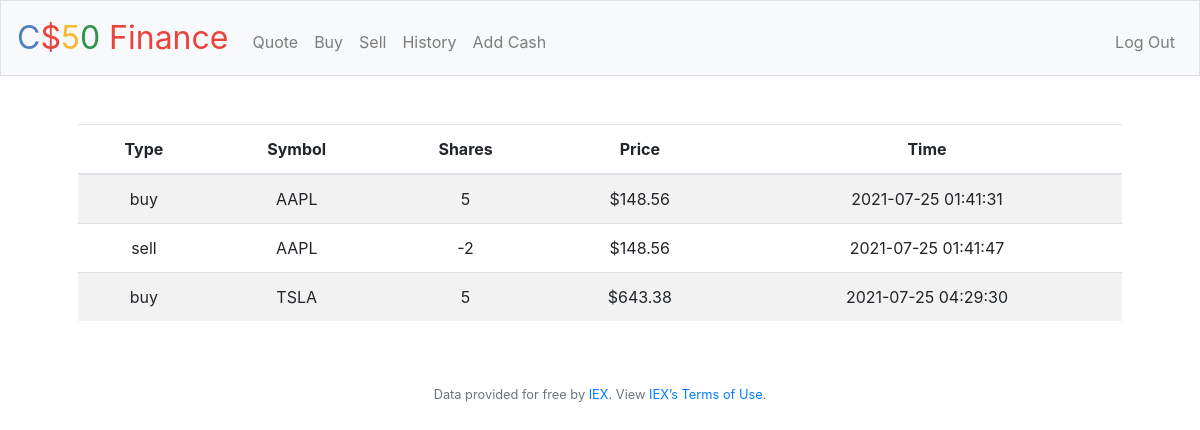
Screenshot of /history (signed in) with the database file from the repository.
### tables this page shows
CREATE TABLE transactions (
 id INTEGER PRIMARY KEY AUTOINCREMENT, 
 user_id INTEGER NOT NULL,
 name TEXT NOT NULL,
 shares INTEGER NOT NULL,
 price NUMERIC NOT NULL,
 type TEXT NOT NULL,
 symbol TEXT NOT NULL,
 time TIMESTAMP DEFAULT CURRENT_TIMESTAMP, 
 FOREIGN KEY(user_id) REFERENCES users(id)
);

### application.py (the view)
@app.route("/history")
@login_required
def history():
    user_id = session["user_id"]
    transactions = db.execute("SELECT type, symbol, shares, price, time FROM transactions WHERE user_id = ?", user_id)
    return render_template("history.html", transactions=transactions, usd_function=usd)

### application.py (called while the page is built)
@app.after_request
def after_request(response):
    response.headers["Cache-Control"] = "no-cache, no-store, must-revalidate"
    response.headers["Expires"] = 0
    response.headers["Pragma"] = "no-cache"
    return response

### helpers.py (called while the page is built)
def login_required(f):
    @wraps(f)
    def decorated_function(*args, **kwargs):
        if session.get("user_id") is None:
            return redirect("/login")
        return f(*args, **kwargs)
    return decorated_function

def usd(value):
    return f"${value:,.2f}"

### templates/history.html (shortened to what this page needs)
{% extends "layout.html" %}
{% block main %}
<table class = "table table-striped">
    <thead>
        <tr>
            <th>Type</th>
            <th>Symbol</th>
            <th>Shares</th>
            <th>Price</th>
            <th>Time</th>
        </tr>
    </thead>
    <tbody>
        {% for transaction in transactions %}
        <tr>
            <td> {{ transaction["type"] }} </td>
            <td> {{ transaction["symbol"] }} </td>
            <td> {{ transaction["shares"] }} </td>
            <td> {{ usd_function(transaction["price"]) }} </td>
            <td> {{ transaction["time"] }} </td>
        </tr>
        {% endfor %}
    </tbody>
</table>
{% endblock %}

### rows the page displays
transactions: price "$148.56"
transactions: price "$148.56"
transactions: price "$643.38"
